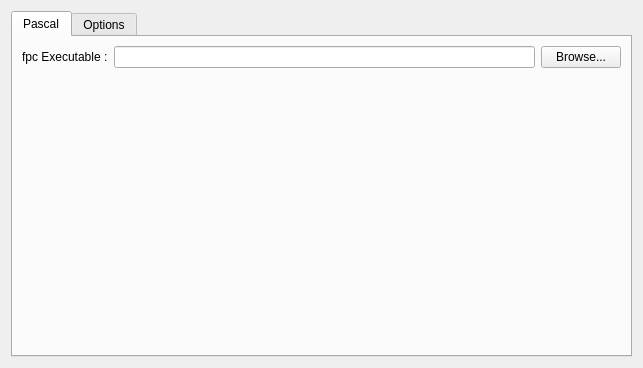
<?xml version="1.0" encoding="UTF-8"?>
<ui version="4.0">
 <class>PascalOptionsForm</class>
 <widget class="QWidget" name="PascalOptionsForm">
  <property name="geometry">
   <rect>
    <x>0</x>
    <y>0</y>
    <width>643</width>
    <height>368</height>
   </rect>
  </property>
  <property name="windowTitle">
   <string>Form</string>
  </property>
  <layout class="QHBoxLayout" name="horizontalLayout_2">
   <item>
    <widget class="QTabWidget" name="tabWidget">
     <property name="currentIndex">
      <number>0</number>
     </property>
     <widget class="QWidget" name="m_PascalExecTab">
      <attribute name="title">
       <string>Pascal</string>
      </attribute>
      <layout class="QVBoxLayout" name="verticalLayout_2">
       <item>
        <layout class="QVBoxLayout" name="verticalLayout">
         <item>
          <layout class="QHBoxLayout" name="horizontalLayout">
           <item>
            <widget class="QLabel" name="label">
             <property name="sizePolicy">
              <sizepolicy hsizetype="Fixed" vsizetype="Fixed">
               <horstretch>0</horstretch>
               <verstretch>0</verstretch>
              </sizepolicy>
             </property>
             <property name="text">
              <string>fpc Executable :</string>
             </property>
            </widget>
           </item>
           <item>
            <widget class="QLineEdit" name="m_fpcPathLE"/>
           </item>
           <item>
            <widget class="QPushButton" name="m_browseBtn">
             <property name="text">
              <string>Browse...</string>
             </property>
            </widget>
           </item>
          </layout>
         </item>
         <item>
          <spacer name="verticalSpacer">
           <property name="orientation">
            <enum>Qt::Vertical</enum>
           </property>
           <property name="sizeHint" stdset="0">
            <size>
             <width>20</width>
             <height>278</height>
            </size>
           </property>
          </spacer>
         </item>
        </layout>
       </item>
      </layout>
     </widget>
     <widget class="QWidget" name="m_pascalOptionTab">
      <attribute name="title">
       <string>Options</string>
      </attribute>
     </widget>
    </widget>
   </item>
  </layout>
 </widget>
 <resources/>
 <connections/>
</ui>
